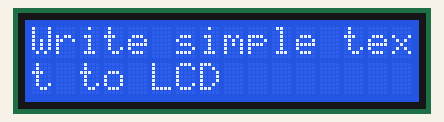
The program below on a simulated Raspberry Pi (BCM pin numbers). Parts: 16×2 character LCD. At 35.5 s the program stops and its outputs stay as they are.

Above: at 0.1 s.
At 2.1 s:
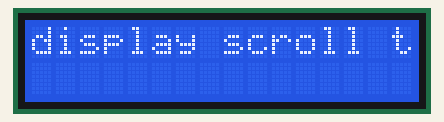
At 7.26 s:
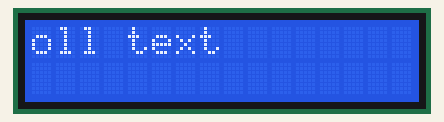
At 12.7 s:
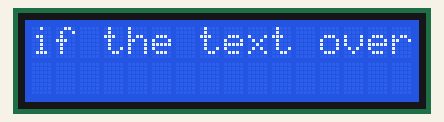
At 23.22 s:
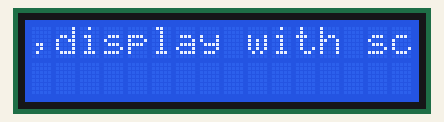
At 33.5 s:
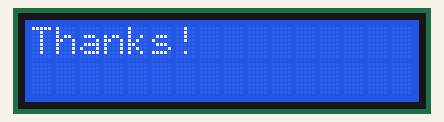

Measured:
- what the display in image 1 shows lasts 1.0 s, from 2.0 s to 3.0 s
- what the display in image 2 shows lasts 0.4 s, from 7.1 s to 7.5 s

The program:

main.py
```python
#!/usr/bin/python3
# config:utf-8


from lcd import i2cLcd
import time


#print("test")

lcd = i2cLcd(1,0x3e)

lcd.setCursor(0,0)
lcd.write("Write simple text to LCD")

time.sleep(2)

lcd.clear_display()
lcd.setCursor(0,0)
lcd.write_scroll("display scroll text")

time.sleep(2)

lcd.write_smart("if the text over max LCD,display with scroll")

time.sleep(2)

lcd.write_smart("Thanks!")

time.sleep(2)
```

lcd.py
```python
#!/usr/bin/python3
# config:utf-8


import smbus
import time

LCD_ADDR = 0x3e

LCD_SET_DDRAM_ADDR = 0x80

class i2cLcd:
	i2c = ""
	addr = ""
	reg_setting = 0x00
	reg_display = 0x40
	col_num = 16
	row_num = 2

	def __init__(self,bus_num,addr):
		self.addr = addr
		self.i2c = smbus.SMBus(bus_num)
		# LCD init
		self.i2c.write_i2c_block_data( self.addr, self.reg_setting, [0x38, 0x39, 0x14, 0x70, 0x56, 0x6c] )
		self.i2c.write_i2c_block_data( self.addr, self.reg_setting, [0x38, 0x0c, 0x01] )

	def __del__(self):
		self.clear_display()

	def setCursor(self,col,row):
		row_offset = [0x00,0x40]
		self.i2c.write_byte_data( self.addr, self.reg_setting, LCD_SET_DDRAM_ADDR | (col + row_offset[row]) )

	def write_scroll(self,str):
		#str_copy = str
		length = len(str)
		counter = 0
		#self.setCursor(0,0)
		self.write(str[counter:self.col_num+counter])
		time.sleep(1)
		counter += 1
		while length >= counter:
			self.clear_display()
			self.setCursor(0,0)
			self.write(str[counter:self.col_num+counter])
			time.sleep(0.4)
			counter += 1;
		#print("End")

	def write_smart(self,str):
		self.setCursor(0,0)
		length = len(str)
		if length > self.col_num*self.row_num:
			self.write_scroll(str)
		else:
			self.write(str)

	def write(self, str):
		counter = 0
		row = 1
		for c in list(str):
			self.i2c.write_byte_data( self.addr, self.reg_display, ord(c) )
			counter += 1
			if counter >= (self.col_num*self.row_num):
				break
			elif counter >= (self.col_num*row):
				self.setCursor(0,row)
				row += 1
				if row > self.row_num:
					break

	def clear_display(self):
		self.i2c.write_byte_data(self.addr,self.reg_setting,0x01)
```
